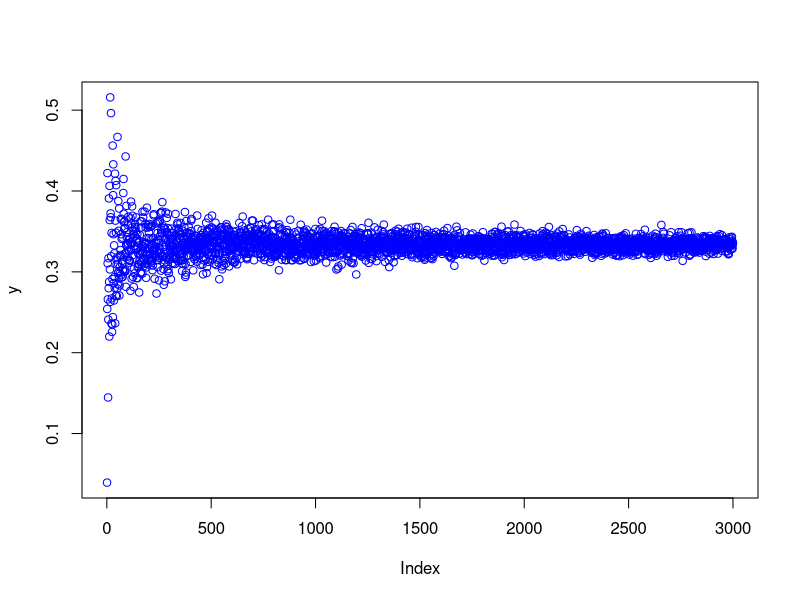
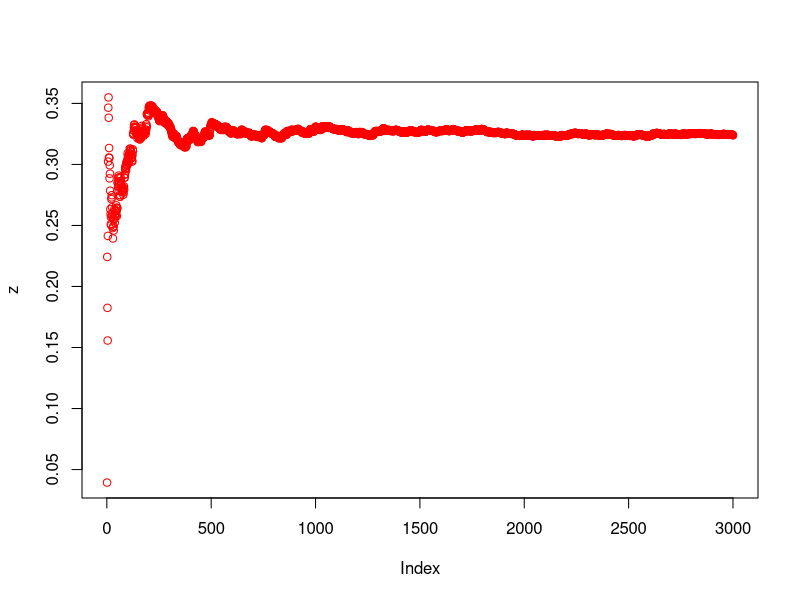
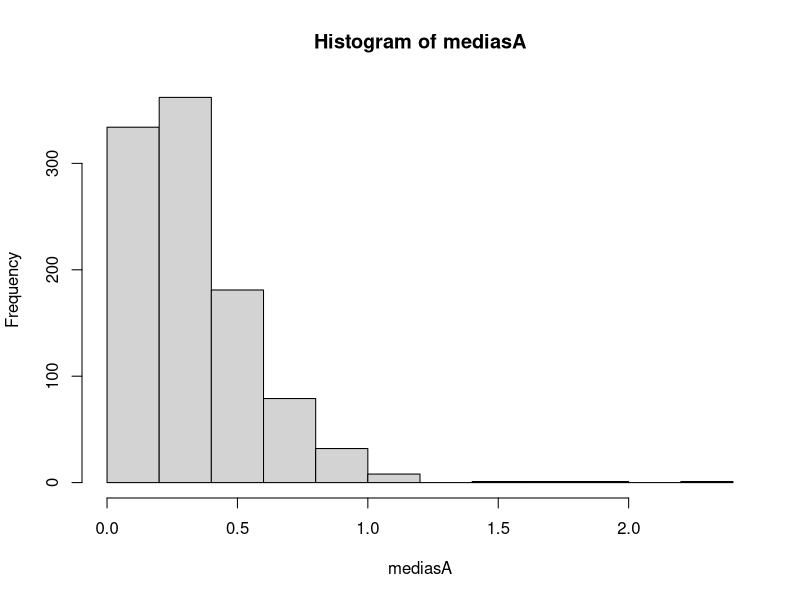
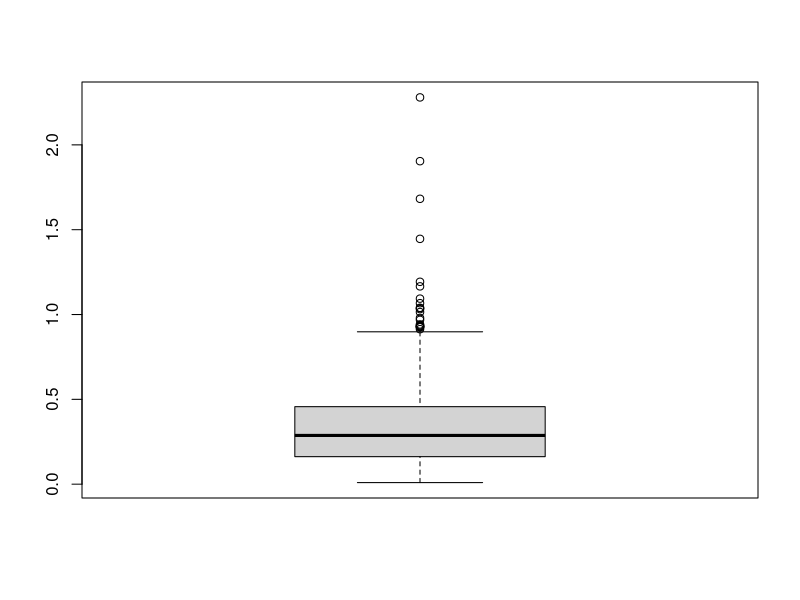
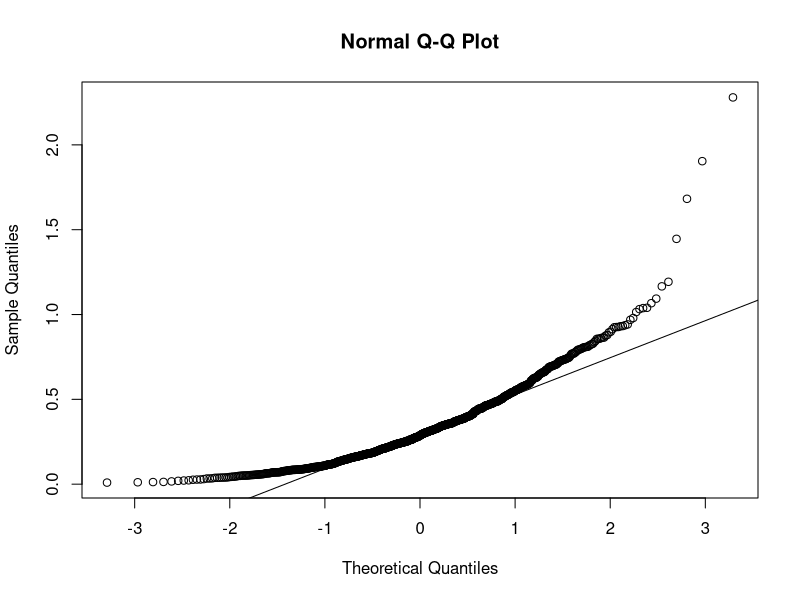
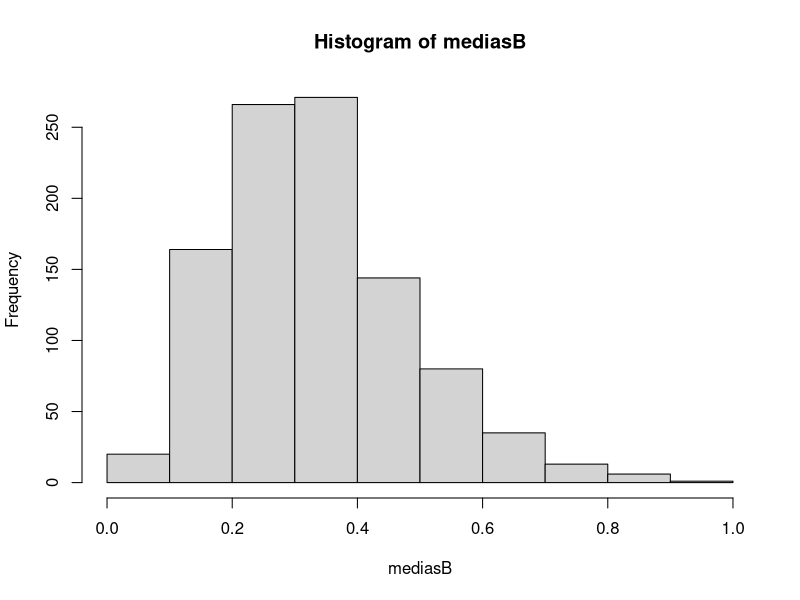
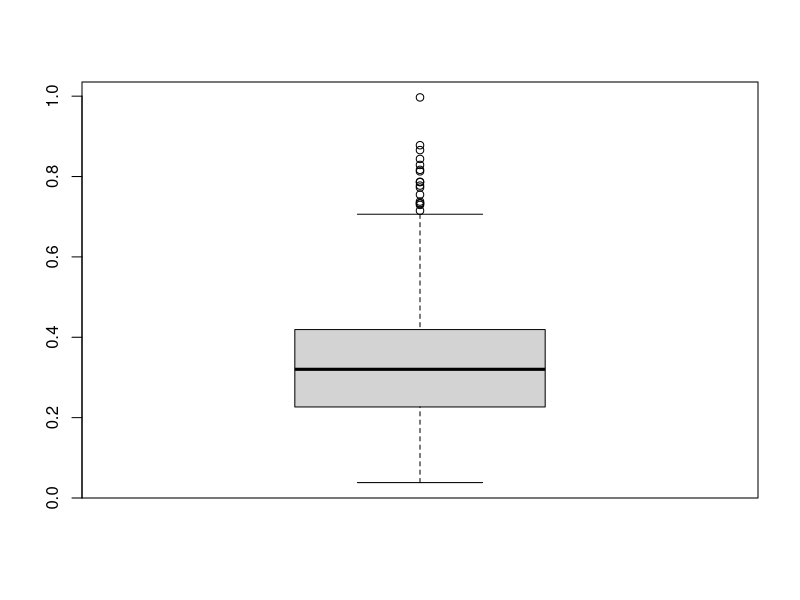
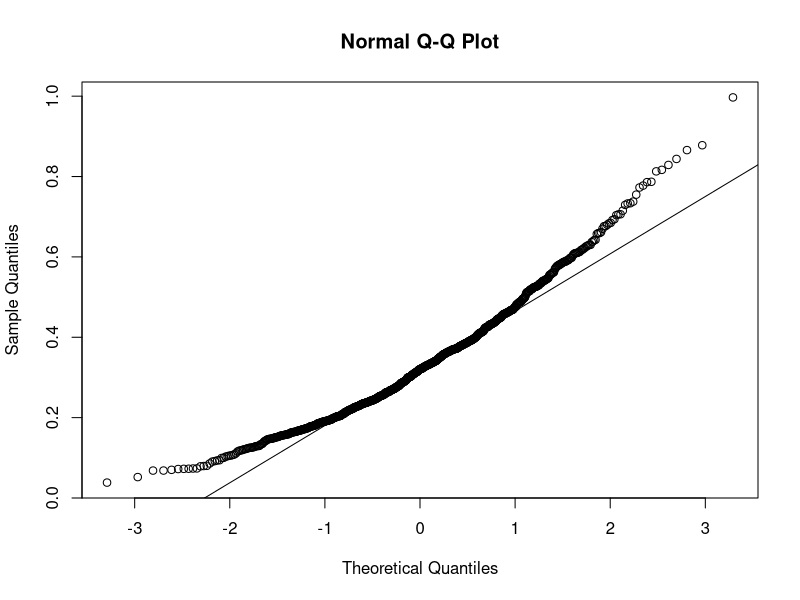

These charts were generated, in order, by the following R code:
#Trabajo Práctico Probabilidad y Estadística (c)#
#Segundo Cuatrimestre 2017#
# Luis Greco - Nicolas Hertzulis - Ruslan Sanmartin Sobol#

#Fijo la "semilla" para que no nos de cosas distintos resultados cada vez que experimentamos
set.seed(1109)
options(warn=-1) #Le saco los warnings para que no joda, en la binomial tira muchos, pero no se va de rango. Todo ok
#Ejercicio 1
#Esto es un copypaste de la exponencial de la clase11 pero que en el return tiene la media


funcion.inversa <- function(u, lambda){
  sal <- -1*log(1-u)/lambda
  return(sal)
}
Generar.exponenciales_devolviendo_media <- function(n,lambda){
  U <- runif(n)
  sal <- funcion.inversa(U,lambda)
  return(mean(sal))
}
y <- seq(length = 3000)
for (i in 1:3000){
  y[i] <- Generar.exponenciales_devolviendo_media(i, 3)
}
z <- seq(length = 3000)
for (j in 1:3000){
  set.seed(1109)
  z[j] <- Generar.exponenciales_devolviendo_media(j, 3)
}


plot(y,col="blue")
plot(z,col="red")

#Ejercicio 2
#2 a)
mediasA <- seq(length=1000)
for (j in 1:1000){
x1 <- rexp(1, rate = 3)
x2 <- rexp(1, rate = 3)
mediasA[j] <- (x1+x2)/2
}
#Histograma
hist(mediasA)

#Boxplot
boxplot(mediasA)

#Q-Q Plot
qqnorm(mediasA)
qqline(mediasA)#La cola del plot

# Punto b)

mediasB <- seq(length = 1000)

for (i in 1:1000){
a <- c(rexp(1, rate = 3), rexp(1, rate = 3), rexp(1, rate = 3), rexp(1, rate = 3), rexp(1, rate = 3))
mediasB[i] = mean(a)
}
#Histograma
hist(mediasB)

#Boxplot
boxplot(mediasB)

#Q-Q Plot
qqnorm(mediasB)
qqline(mediasB)#La cola del plot


#Punto C
mediasC1 <- seq(length = 1000) #Acá van con n=30
mediasC2 <-seq(length = 1000) #Acá van con n=500

a <- seq(length = 30)
b <- seq(length = 500)

for (j in 1:1000){
  a <- rexp(30, 3)
  b <- rexp(500, 3)
  mediasC1[j] = mean(a)
  mediasC2[j] = mean(b)
}

#Histograma
hist(mediasC1)
hist(mediasC2)

#Boxplot
boxplot(mediasC1)
boxplot(mediasC2)

#Q-Q Plot
qqnorm(mediasC1)
qqline(mediasC1)#La cola del plot

qqnorm(mediasC2)
qqline(mediasC2)

#Punto D
c <- rnorm(1000, 0, 1)
hist(c)
boxplot(c)
qqnorm(c)
qqline(c)


#Punto E

#boxplot
boxplot(mediasA,mediasB,mediasC1,mediasC2,c)

#EJ 3

#Punto a)
mediaX1 <- mean(mediasA)
varX1 <- var(mediasA)

mediaX1
varX1

mediaX2 <- mean(mediasB)
varX2 <- var(mediasB)

mediaX3 <- mean(mediasC1)
varX3 <- var(mediasC1)

mediaX4 <- mean(mediasC2)
varX4 <- var(mediasC2)

#Punto b)

#Transformación: (1/3 es la esperanza de la exp(3) )
transformacionA <- (mediaX1 - (1/3))/(sqrt((1/9)/1000))
transformacionA

transformacionB <- (mediaX2 - (1/5))/(sqrt((1/25)/1000))
transformacionB

transformacionC1 <- (mediaX3 - (1/30))/(sqrt((1/900)/1000))
transformacionC1

transformacionC2 <- (mediaX3 - (1/500))/(sqrt((1/250000)/1000))
transformacionC2


boxplot(mediasA, mediasB, mediasC1, mediasC2)

qqnorm(mediasA)
qqline(mediasA)

qqnorm(mediasB)
qqline(mediasB)

qqnorm(mediasC1)
qqline(mediasC1)

qqnorm(mediasC2)
qqline(mediasC2)

#Punto c)
hist(mediasA, freq = FALSE, xlim = c(-10, 130), ylim = c(0, 0.01))
curve(dnorm(x, mean=0, sd=1), add=TRUE, col="darkblue", lwd=2)
#La misma con otra escala
hist(mediasA, freq = FALSE, xlim = c(-10, 130), ylim = c(0, 0.4))
curve(dnorm(x, mean=0, sd=1), add=TRUE, col="darkblue", lwd=2)



hist(mediasB, freq = FALSE, xlim = c(-10, 120))
curve(dnorm(x, mean=0, sd=1), add=TRUE, col="darkblue", lwd=2)


hist(mediasC1, freq = FALSE, col = "grey", ylim = c(0, 0.4))
curve(dnorm(x, mean=111, sd=1), add=TRUE, col="darkblue", lwd=2)


hist(mediasC2, freq = FALSE, col = "grey", xlim = c(109, 113))
curve(dnorm(x, mean=111, sd=1), add=TRUE, col="darkblue", lwd=2)

#Punto d) pdf

#EJ 4


y <- seq(length = 3000)
for (i in 1:3000){
  y[i] <- rbinom(5,size=i,prob=1/9) 
}
z <- seq(length = 3000)
for (j in 1:3000){
  set.seed(1109)
  z[j] <- mean(rbinom(5,size=j,prob=1/9))
}


plot(y,col="blue")
plot(z,col="red")


#Ejercicio 2
#2 a)
mediasA <- seq(length=1000)
for (j in 1:1000){
  x1 <- rbinom(5,size=j, prob=1/9)
  x2 <- rbinom(5,size=j, prob=1/9)
  mediasA[j] <- (x1+x2)/2
}
#Histograma
hist(mediasA)

#Boxplot
boxplot(mediasA)

#Q-Q Plot
qqnorm(mediasA)
qqline(mediasA)#La cola del plot

# Punto b)

mediasB <- seq(length = 1000)

for (i in 1:1000){
  a <- c(rbinom(10,size=i, prob=1/9), rbinom(10,size=i, prob=1/9), rbinom(10,size=i, prob=1/9), rbinom(10,size=i, prob=1/9), rbinom(10,size=i, prob=1/9))
  mediasB[i] = mean(a)
}
#Histograma
hist(mediasB)

#Boxplot
boxplot(mediasB)

#Q-Q Plot
qqnorm(mediasB)
qqline(mediasB)#La cola del plot


#Punto C
mediasC1 <- seq(length = 1000) #Acá van con n=30
mediasC2 <-seq(length = 1000) #Acá van con n=500

a <- seq(length = 30)
b <- seq(length = 500)

for (j in 1:1000){
  a <- rbinom(30,size=i, prob=1/9)
  b <- rbinom(500,size=i, prob=1/9)
  mediasC1[j] = mean(a)
  mediasC2[j] = mean(b)
}

#Histograma
hist(mediasC1)
hist(mediasC2)

#Boxplot
boxplot(mediasC1)
boxplot(mediasC2)

#Q-Q Plot
qqnorm(mediasC1)
qqline(mediasC1)#La cola del plot

qqnorm(mediasC2)
qqline(mediasC2)

#Punto D
c <- rnorm(1000, 0, 1)
hist(c)
boxplot(c)
qqnorm(c)
qqline(c)

#Punto E

#boxplot
boxplot(mediasA,mediasB,mediasC1,mediasC2,c)

#EJ 3

#Punto a)
mediaX1 <- mean(mediasA)
varX1 <- var(mediasA)

mediaX1
varX1

mediaX2 <- mean(mediasB)
varX2 <- var(mediasB)

mediaX3 <- mean(mediasC1)
varX3 <- var(mediasC1)

mediaX4 <- mean(mediasC2)
varX4 <- var(mediasC2)

#Punto b)

#Transformación: (np es la esperanza es decir 5*1/9== 5/9 )
transformacionA <- (mediaX1 - (5/9))/(sqrt((25/81)/1000))
transformacionA

transformacionB <- (mediaX2 - (10/9))/(sqrt((100/81)/1000))
transformacionB
transformacionC1 <- (mediaX3 - (30/9))/(sqrt((900/81)/1000))
transformacionC1

transformacionC2 <- (mediaX3 - (500/9))/(sqrt((250000/81)/1000))
transformacionC2

#
boxplot(mediasA, mediasB, mediasC1, mediasC2)

qqnorm(mediasA)
qqline(mediasA)

qqnorm(mediasB)
qqline(mediasB)

qqnorm(mediasC1)
qqline(mediasC1)

qqnorm(mediasC2)
qqline(mediasC2)

#Punto c)
hist(mediasA, freq = FALSE, xlim = c(-10, 100), ylim = c(0, 0.5))
curve(dnorm(x, mean=0, sd=1), add=TRUE, col="darkblue", lwd=2)
#Otro del mismo pero en otra escala
hist(mediasA, freq = FALSE, xlim = c(-10, 100), ylim = c(0, 0.03))
curve(dnorm(x, mean=0, sd=1), add=TRUE, col="darkblue", lwd=2)


hist(mediasB, freq = FALSE, xlim = c(-10, 120))
curve(dnorm(x, mean=0, sd=1), add=TRUE, col="darkblue", lwd=2)



hist(mediasC1, freq = FALSE, col = "grey", ylim = c(0, 0.4))
#111.1069 es la media muestral de eso. Lo estoy poniendo para que quede superpuesto, si hubiera puesto
#la Normal(0,1) hubiera quedado en otro lado del gráfico. Acá solo la desplacé un poco para que quede más lindo.
curve(dnorm(x, mean=111.1069, sd=1), add=TRUE, col="darkblue", lwd=2)



hist(mediasC2, freq = FALSE, col = "grey", xlim = c(108, 114))
curve(dnorm(x, mean=111.0976, sd=1), add=TRUE, col="darkblue", lwd=2)
